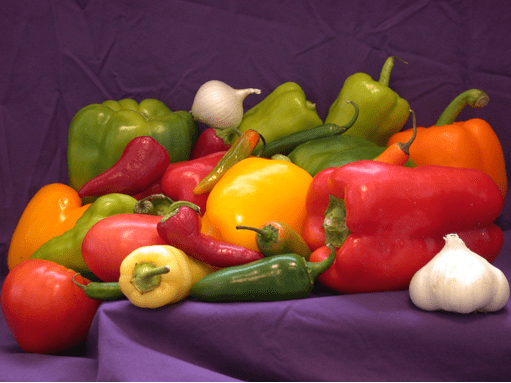
#> input picture 4. Operasi Morfologi/Tugas/peppers.png, 511 x 383 px
$ python 'BoundaryExtraction .py'
#> lines starting #> are read from the running program, lines starting #| are printed output that depends on the picture
import cv2
import numpy as np

structure_element2 = np.ones((5,5),np.uint8)
img = cv2.imread('peppers.png')
#> img is the input picture: shape (383, 511, 3); mean B, G, R 58.2, 67.1, 121.6

# External Boundary Extraction
dilate = cv2.dilate(img,structure_element2,iterations = 1)
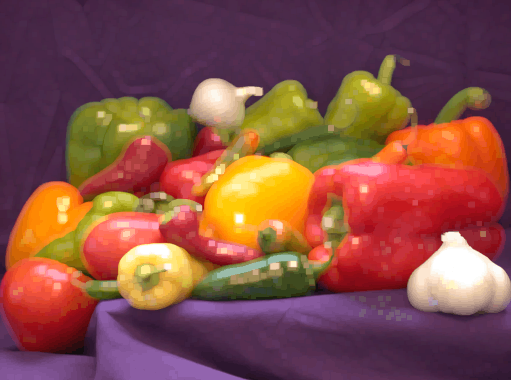
#> dilate: shape (383, 511, 3); mean B, G, R 72.5, 80.9, 135.7
ebe = np.subtract(dilate, img)
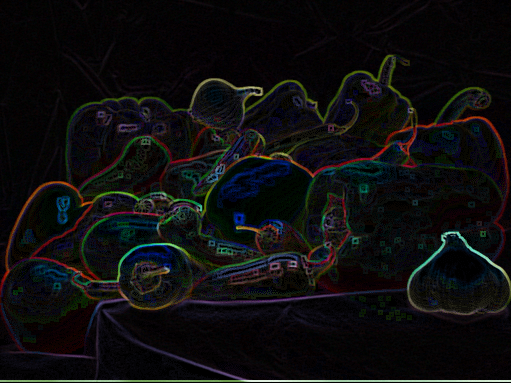
#> ebe: shape (383, 511, 3); mean B, G, R 14.2, 13.8, 14.1
cv2.imshow("External Boundary Extraction Original Image", img)
cv2.imshow("External Boundary Extraction Output Image", ebe)
cv2.waitKey(0)

# Internal Boundary Extraction
erode = cv2.erode(img,structure_element2,iterations = 1)
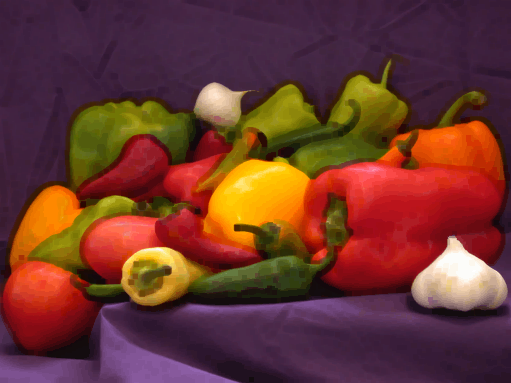
#> erode: shape (383, 511, 3); mean B, G, R 46.5, 54.9, 107.9
ibe = np.subtract(img,erode)
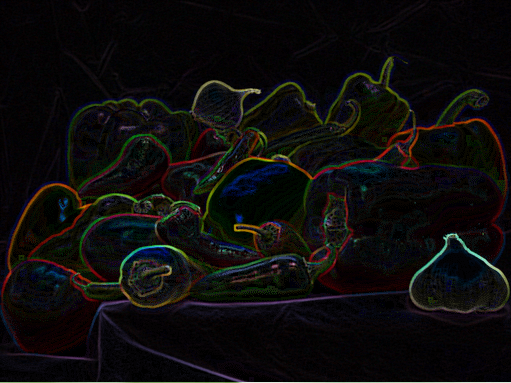
#> ibe: shape (383, 511, 3); mean B, G, R 11.7, 12.2, 13.7
cv2.imshow("External Boundary Extraction Original Image", img)
cv2.imshow("Internal Boundary Extraction Output Image", ibe)
cv2.waitKey(0)
